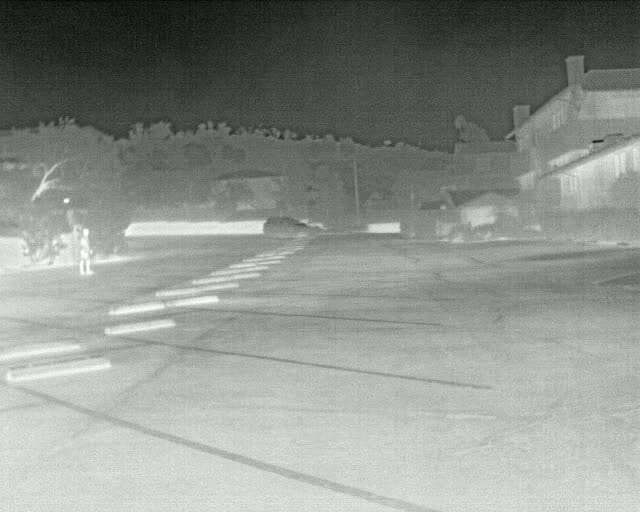
#> input picture test_videos/thermal_thumbnail.jpg, 640 x 512 px
$ python -i combat_pipeline.py   (imports and definitions only)
#> lines starting #> are read from the running program, lines starting #| are printed output that depends on the picture
#> further down, picture is the input picture: shape (512, 640, 3); mean B, G, R 141.3, 144.3, 142.3
"""
COMBAT PIPELINE - Maximum Speed Priority
Strips everything non-essential, optimized for 100+ FPS
"""
import numpy as np
import cv2
import time
from typing import Dict, Any, List, Tuple, Optional
from dataclasses import dataclass


@dataclass
class ThreatDetection:
    """Minimal threat detection result"""
    x: int
    y: int
    w: int
    h: int
    confidence: float
    threat_type: str


class CombatThermalDetector:
    """
    Ultra-fast threat detection using pure OpenCV
    NO YOLO - too slow for combat
    """

    def __init__(self):
        # Background subtractor for motion detection
        self.bg_subtractor = cv2.createBackgroundSubtractorMOG2(
            detectShadows=False,
            varThreshold=30,
            history=20  # Reduced history for speed
        )

        # Thermal signature templates (pre-computed)
        self.vehicle_template = np.ones((40, 80), dtype=np.uint8) * 200
        self.person_template = np.ones((60, 30), dtype=np.uint8) * 220

        # Optimized contour parameters
        self.min_area = 200
        self.max_area = 10000

    def detect_threats(self, thermal_frame: np.ndarray) -> List[ThreatDetection]:
        """Ultra-fast threat detection - target <5ms"""
        start_time = time.time()

        # Resize for speed (smaller = faster)
        small_frame = cv2.resize(thermal_frame, (160, 120))  # Very small
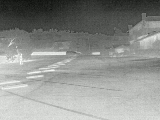
#> small_frame: shape (120, 160, 3); mean B, G, R 141.2, 144.2, 142.2

        # Background subtraction for motion
        fg_mask = self.bg_subtractor.apply(small_frame)
#> fg_mask: shape (120, 160); every value is 255

        # Morphological operations (minimal)
        kernel = cv2.getStructuringElement(cv2.MORPH_ELLIPSE, (3, 3))
        fg_mask = cv2.morphologyEx(fg_mask, cv2.MORPH_CLOSE, kernel)

        # Find contours
        contours, _ = cv2.findContours(fg_mask, cv2.RETR_EXTERNAL, cv2.CHAIN_APPROX_SIMPLE)
#> contours = [[[0, 0], [0, 119], [159, 119], [159, 0]]]

        detections = []
        scale_x = thermal_frame.shape[1] / 160
#> scale_x = 4
        scale_y = thermal_frame.shape[0] / 120
#> scale_y = 4.27

        for contour in contours:
            area = cv2.contourArea(contour)
            if self.min_area < area < self.max_area:
                x, y, w, h = cv2.boundingRect(contour)

                # Scale back to original size
                x = int(x * scale_x)
                y = int(y * scale_y)
                w = int(w * scale_x)
                h = int(h * scale_y)

                # Simple classification based on aspect ratio
                aspect_ratio = w / h if h > 0 else 1.0
                if aspect_ratio > 2.0:
                    threat_type = "vehicle"
                    confidence = 0.8
                elif 0.3 < aspect_ratio < 1.5:
                    threat_type = "personnel"
                    confidence = 0.7
                else:
                    threat_type = "unknown"
                    confidence = 0.5

                detections.append(ThreatDetection(
                    x=x, y=y, w=w, h=h,
                    confidence=confidence,
                    threat_type=threat_type
                ))
#> this loop made 1 pass
#> (contour, area) on pass 1: ([[0, 0], [0, 119], [159, 119], [159, 0]], 18921)
#> after the loop, detections = []

        # Limit detections for speed
        return detections[:5]  # Max 5 detections


class CombatSLAM:
    """
    Minimal SLAM for combat - just basic position tracking
    """

    # [68 lines left out: functions __init__, update_position, not called in this run]


class CombatPipeline:
    """
    COMBAT PIPELINE - Absolute minimum processing for maximum speed
    Target: 100+ FPS sustained
    """

    # [147 lines left out: functions __init__, process_combat_frame, get_combat_stats, combat_benchmark, not called in this run]


# [2 lines not run here, left out]

>>> import cv2
>>> picture = cv2.imread('../test_videos/thermal_thumbnail.jpg')
>>> result = CombatThermalDetector().detect_threats(picture)
#> result = []
